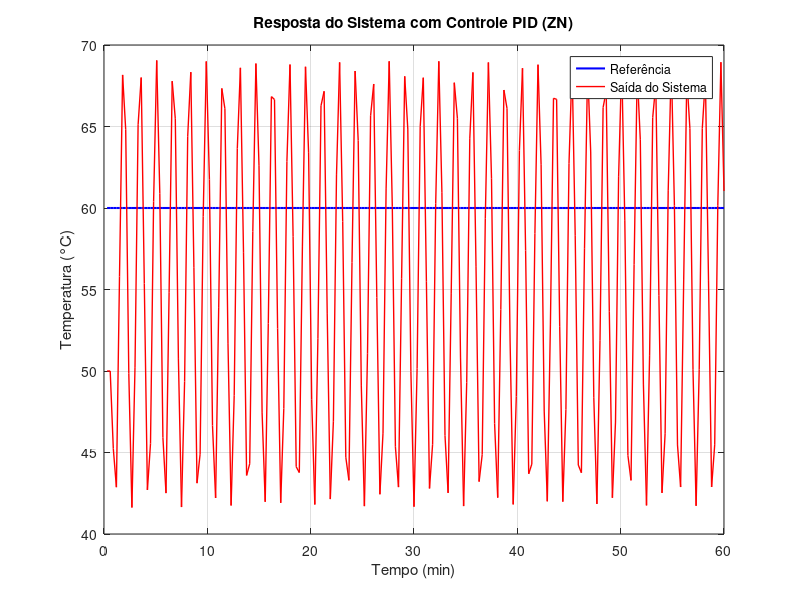

MATLAB code for this plot:
% Código para Implementar PID ZN - UMIDADE (Corrigido, mantendo a estrutura original)
clear;

% Determinação do período de amostragem
T_amostra = 18;  


% ##### Configurações da Simulação
qtde_amostras = 200;
u_2u = zeros(1, qtde_amostras);
erro = zeros(1, qtde_amostras);
y_22u = zeros(1, qtde_amostras);
tempo = zeros(1, qtde_amostras);
r_2u(1:qtde_amostras) = 60; % Referência de 50
% r_2u(qtde_amostras/3+1:2*qtde_amostras/3) = 60; 
% r_2u(2*qtde_amostras/3+1:qtde_amostras) = 55; 


for k=1:2
   %u_2u(k) = 24.82;%valor adicionado apos calculo feito(pag. 80-81 - Caderno de pesquisa)  
   y_22u(k) = 50; 
   erro(k)=r_2u(k) - y_22u(k); 
   tempo(k) = k*T_amostra;
end
ganho_prop = .535;
%Fecha a malha 
for k=3:qtde_amostras
      y_22u(k) = 0.9048 * y_22u(k-1) + 0.2455 * u_2u(k-1) + 1.869 * u_2u(k-2);
      erro(k)=r_2u(k)-y_22u(k);
      u_2u(k)= ganho_prop*erro(k);

      
      tempo(k)=k*T_amostra;
end 

% ##### Geração dos Gráficos
figure(4)
% subplot(2,1,1)
plot(tempo/60, r_2u, 'b', 'LineWidth', 1.5); hold on;
plot(tempo/60, y_22u, 'r', 'LineWidth', 1);
legend('Referência', 'Saída do Sistema');
xlabel('Tempo (min)');
ylabel('Temperatura (°C)');
title('Resposta do Sistema com Controle PID (ZN)');
grid on;
hold off;

% subplot(2,1,2)
% hold on;
% plot(tempo/60, u_2u, 'g', 'LineWidth', 1);
% legend('Sinal de Controle (%)');
% xlabel('Tempo (min)');
% ylabel('Valor');
% title('Sinal de controle do Controle PID');
% grid on;
% hold off;

%==== SALVAR DADOS EM PLANILHA ====
% T = table(tempo(:), r_2u(:), y_22u(:), u_2u(:), erro(:), ...
%     'VariableNames', {'Tempo', 'Referencia_Umidade', 'Saida_Umidade', 'Sinal_Controle_Umidade', 'Erro_Umidade'});
% 
% filename = 'planilhas/dados_PID_ZN_SISO_umidade.csv';
% writetable(T, filename);
% disp(['Dados salvos em: ' filename]);
% 
% % ==== LER DADOS DA PLANILHA ====
% T_lida = readtable(filename);
% 
% disp('Primeiras linhas dos dados lidos:');
% disp(head(T_lida));

% % Se quiser usar as variáveis separadas:
% Tempo = T_lida.Tempo;
% r_2u = T_lida.Referencia_Umidade;
% y_22u = T_lida.Saida_Umidade;
% u_2u = T_lida.Sinal_Controle_Umidade;
% erro = T_lida.Erro_Umidade;
